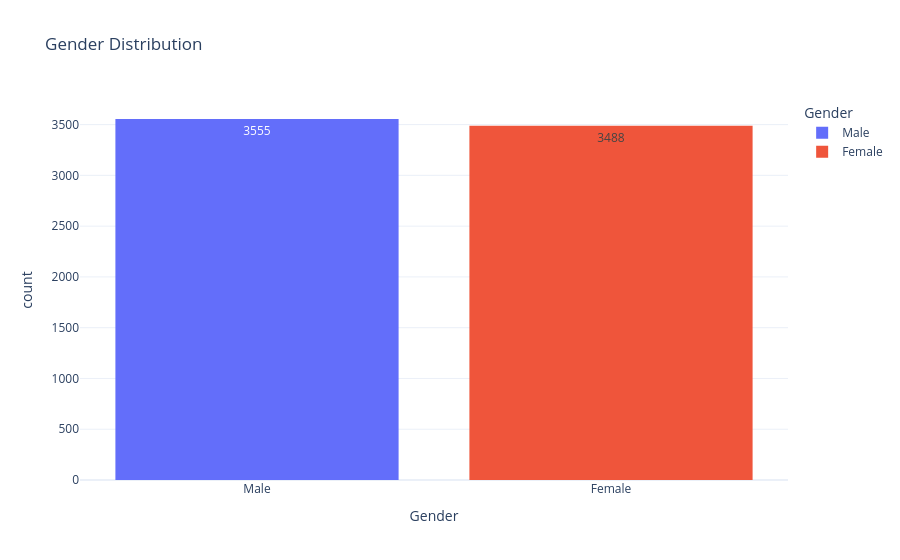

The notebook cell saved with this chart:
### Markdown cell above
##  Gender Distribution

### Code cell
fig = px.histogram(
    df,
    x="Gender",
    color="Gender",
    text_auto=True,
    title="Gender Distribution"
)

fig.update_layout(template="plotly_white")

fig.show()

### Figure 1 — Plotly figure (JSON) as saved in the notebook; plotly's stock layout.template omitted (floating-point values rounded to 4 significant figures; data arrays with more than 128 entries replaced by an {"elided": "..."} marker saying what was removed)
{"data": [{"bingroup": "x", "hovertemplate": "Gender=%{x}<br>count=%{y}<extra></extra>", "legendgroup": "Male", "marker": {"color": "#636efa", "pattern": {"shape": ""}}, "name": "Male", "orientation": "v", "showlegend": true, "texttemplate": "%{value}", "type": "histogram", "x": {"elided": "3555 str values"}, "xaxis": "x", "yaxis": "y"}, {"bingroup": "x", "hovertemplate": "Gender=%{x}<br>count=%{y}<extra></extra>", "legendgroup": "Female", "marker": {"color": "#EF553B", "pattern": {"shape": ""}}, "name": "Female", "orientation": "v", "showlegend": true, "texttemplate": "%{value}", "type": "histogram", "x": {"elided": "3488 str values"}, "xaxis": "x", "yaxis": "y"}], "layout": {"barmode": "relative", "legend": {"title": {"text": "Gender"}, "tracegroupgap": 0}, "title": {"text": "Gender Distribution"}, "xaxis": {"anchor": "y", "categoryarray": ["Male", "Female"], "categoryorder": "array", "domain": [0, 1], "title": {"text": "Gender"}}, "yaxis": {"anchor": "x", "domain": [0, 1], "title": {"text": "count"}}}}
